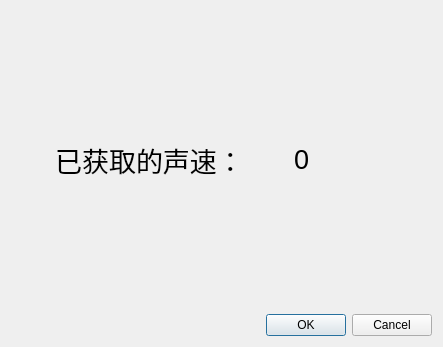
<?xml version="1.0" encoding="UTF-8"?>
<ui version="4.0">
 <class>testViewFinishDlg</class>
 <widget class="QDialog" name="testViewFinishDlg">
  <property name="geometry">
   <rect>
    <x>0</x>
    <y>0</y>
    <width>443</width>
    <height>347</height>
   </rect>
  </property>
  <property name="windowTitle">
   <string>是否退出标定模式？</string>
  </property>
  <layout class="QVBoxLayout" name="verticalLayout">
   <item>
    <layout class="QHBoxLayout" name="horizontalLayout" stretch="2,1">
     <item>
      <widget class="QLabel" name="label">
       <property name="font">
        <font>
         <pointsize>20</pointsize>
        </font>
       </property>
       <property name="text">
        <string>已获取的声速：</string>
       </property>
       <property name="alignment">
        <set>Qt::AlignCenter</set>
       </property>
      </widget>
     </item>
     <item>
      <widget class="QLabel" name="labelTestFinishDlgSpeed">
       <property name="font">
        <font>
         <pointsize>20</pointsize>
        </font>
       </property>
       <property name="text">
        <string>0</string>
       </property>
       <property name="alignment">
        <set>Qt::AlignLeading|Qt::AlignLeft|Qt::AlignVCenter</set>
       </property>
      </widget>
     </item>
    </layout>
   </item>
   <item>
    <widget class="QDialogButtonBox" name="buttonBox">
     <property name="orientation">
      <enum>Qt::Horizontal</enum>
     </property>
     <property name="standardButtons">
      <set>QDialogButtonBox::Cancel|QDialogButtonBox::Ok</set>
     </property>
    </widget>
   </item>
  </layout>
 </widget>
 <resources/>
 <connections>
  <connection>
   <sender>buttonBox</sender>
   <signal>accepted()</signal>
   <receiver>testViewFinishDlg</receiver>
   <slot>accept()</slot>
   <hints>
    <hint type="sourcelabel">
     <x>248</x>
     <y>254</y>
    </hint>
    <hint type="destinationlabel">
     <x>157</x>
     <y>274</y>
    </hint>
   </hints>
  </connection>
  <connection>
   <sender>buttonBox</sender>
   <signal>rejected()</signal>
   <receiver>testViewFinishDlg</receiver>
   <slot>reject()</slot>
   <hints>
    <hint type="sourcelabel">
     <x>316</x>
     <y>260</y>
    </hint>
    <hint type="destinationlabel">
     <x>286</x>
     <y>274</y>
    </hint>
   </hints>
  </connection>
 </connections>
</ui>
